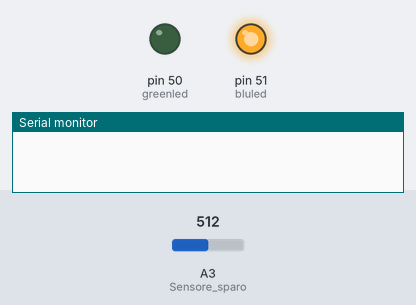
Bench run of a sketch on a simulated Arduino Mega 2560, built with avr-gcc and run on an emulated ATmega2560. On the bench: output pins drawn as LEDs (lit = HIGH), the last lines printed to the serial monitor. The test bench sets the inputs (shaded band); at power-on: A3 (Sensore_sparo) = 512.

Above: at 0.1 s.
At 0.8 s:
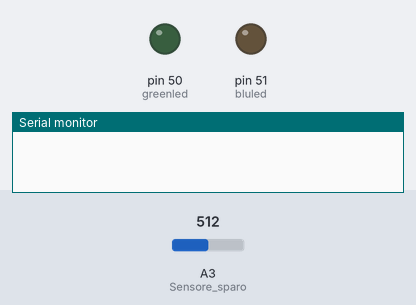
At 1.3 s:
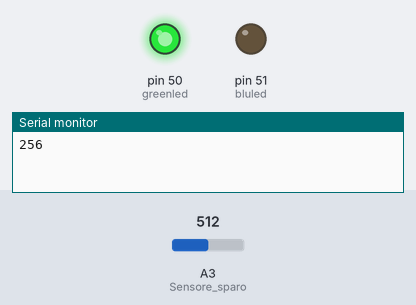
Timing chart, 0 to 2.8 s (numbered marks = the images above):
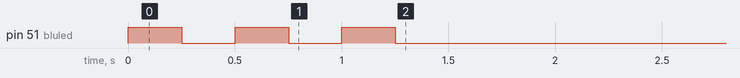

The sketch:

main.ino
```cpp
int offsetX,offsetY,offsetZ;         //Parametro usato per settare lo zero dell'accelerometro al momento dell'accensione
unsigned long TStart = 0;    // Variabile dedicata al tempo di partenza

#define bluled 51
#define greenled 50
#define ArrayLeght 500

int reactSamples[ArrayLeght];      //Buffer dedicati a immagazzinare i campioni provenienti dall'accelerometro
int reactX[ArrayLeght];
int reactY[ArrayLeght];
int reactZ[ArrayLeght];
uint16_t reactInstant[ArrayLeght];     //Buffer dedicato a immagiazzinare gli istanti i tempo associati ai campioni provenienti dell'accelerometro

void setup() {
  Serial.begin(9600);    //Iniziallizzazione della seriale

  //******* SETTAGGI INPUT *********
  pinMode(A0,INPUT); //Asse X
  pinMode(A1,INPUT); //Asse Y
  pinMode(A2,INPUT); //Asse Z
  pinMode(A3,INPUT); //Sensore sparo

  analogReference(EXTERNAL);     //Imposta di prelevare sul Pin AREF di arduino la tesione di riferimento per la conversione

  //******* SETTAGGI OUTPUT ********
  pinMode(greenled,OUTPUT);
  pinMode(bluled,OUTPUT);

  //******* CALIBRAZIONE SENSORE ********
  Calibrate();

  //Comando per avvisare il programma che arduino è pronto per acquisire
  Serial.println("256");
}
void loop(){
digitalWrite(greenled,HIGH);
 if (analogRead(A3)> 650){
    TStart = millis();
    doReactTime();
    doPrintResults();
  }
}
```

calibrate.ino
```cpp
void Calibrate(){                          //Associa ai valori di offset i valori iniziali delle tre uscite dell'accelerometro per poter fare l'azzeramento
  digitalWrite(bluled,HIGH);
  delay(250);
  digitalWrite(bluled,LOW);
  delay(250);
  digitalWrite(bluled,HIGH);
  delay(250);
  digitalWrite(bluled,LOW);
  delay(250);
  digitalWrite(bluled,HIGH);
  delay(250);

  offsetX=analogRead(A0);
  offsetY=analogRead(A1);
  offsetZ=analogRead(A2);

  digitalWrite(bluled,LOW);
  digitalWrite(greenled,HIGH);
//  Serial.print("Offset X:");
//  Serial.println(offsetX);
//  Serial.print("Offset Y:");
//  Serial.println(offsetY);
//  Serial.print("Offset Z:");
//  Serial.println(offsetZ);
}
```

doPrintResults.ino
```cpp
void doPrintResults(){
  digitalWrite(bluled,HIGH);
  for (int i=0;i<ArrayLeght;i++){
    reactSamples[i] = sqrt(square(reactX[i]-offsetX)+square(reactZ[i]-offsetZ));
    Serial.println(reactSamples[i]);
    delayMicroseconds(500);
  }
  for (int i=0;i<ArrayLeght;i++){
    Serial.println(reactInstant[i] - TStart);
  }
  digitalWrite(bluled,LOW);
}
```

doReactTime.ino
```cpp
void doReactTime(){
  for(int i = 0; i<ArrayLeght ; i++){
    reactInstant[i] = millis();
    reactX[i] = analogRead(A0);//reactY[i] = analogRead(A1);
    reactZ[i] = analogRead(A2);
    delayMicroseconds(774); //valore preso sperimentalmente
  }
  digitalWrite(greenled,LOW);
}
```
